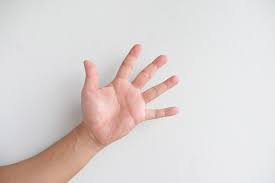
#> input picture fingerlabelling/index.jpeg, 275 x 183 px
$ python finger.py
#> lines starting #> are read from the running program, lines starting #| are printed output that depends on the picture; after the words box and inside, x2 and y2 are one past the last pixel; in counts of white or black regions, pixels touching at a corner belong together
import numpy as np
import matplotlib.pyplot as plt
import cv2
##takes image
img = cv2.imread('index.jpeg')
#> img is the input picture: shape (183, 275, 3); mean B, G, R 211.8, 213.6, 221.2
kernel = cv2.getStructuringElement(cv2.MORPH_ELLIPSE,(3,4))
#conversion to differnet color spaces
img1 = cv2.cvtColor(img, cv2.COLOR_BGR2RGB)
img2 = cv2.cvtColor(img1, cv2.COLOR_RGB2HSV)
#> img2: shape (183, 275, 3); mean H, S, V 74.2, 15.6, 222.9
#HSV range for skin
lower = np.array([0, 20, 40])
upper = np.array([30, 255, 255])

mask = cv2.inRange(img2,lower,upper)
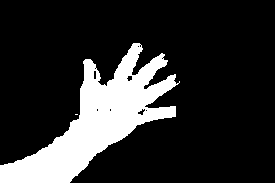
#> mask: shape (183, 275); 18% white; 2 white regions (1 under 20 px), largest, box (x1, y1, x2, y2) and area: (0, 43, 180, 183) 9056
#remove noise
mask1 = cv2.morphologyEx(mask, cv2.MORPH_CLOSE, kernel)
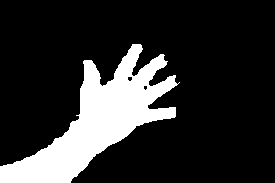
#> mask1: shape (183, 275); 18% white; 1 white region

img3 = cv2.bitwise_and(img1,img1, mask=mask1)
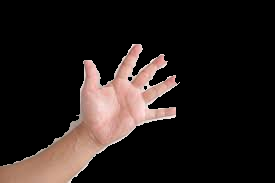
#> img3: shape (183, 275, 3); mean R, G, B 36.9, 29, 26.5
##find convex hull
img_gray = cv2.cvtColor(img3,cv2.COLOR_RGB2GRAY)
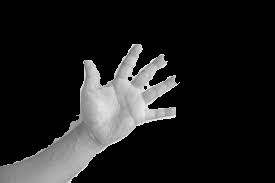
#> img_gray: shape (183, 275); min 0, max 241, mean 31.1
ret,thresh = cv2.threshold(img_gray, 40, 255,0)
contours,hierarchy = cv2.findContours(thresh,2,1)
#> contours = 3 contours, 1 with area under 20; largest, box (x1, y1, x2, y2) and area: (0, 44, 180, 183) 8780, (127, 76, 133, 82) 20
cnt = contours[0]
#> cnt = contour of 650 points, box (x1, y1, x2, y2) (0, 44, 180, 183), area 8780
hull = cv2.convexHull(cnt,returnPoints = False)
#> hull = [642, 577, 576, 501, 430, 429, 317, 247, 231, 82, 81, 0]
defects = cv2.convexityDefects(cnt,hull)
#> defects = [[0, 81, 45, 7772], [82, 231, 143, 8246], [317, 429, 391, 3419], [430, 501, 469, 7448], [501, 576, 540, 7186], [577, 642, 610, 8227]]
for i in range(defects.shape[0]):
    s,e,f,d = defects[i,0]
    start = tuple(cnt[s][0])
    end = tuple(cnt[e-1][0])
    far = tuple(cnt[f][0])
#highlighting relavent points
    cv2.circle(img1,end,5,[0,250,0],2)
    cv2.circle(img1,far,2,[0,250,0],2)
    cv2.line(img1,far,start,[255,255,255],2)
    cv2.line(img1,far,end,[255,255,255],2)
#> this loop made 6 passes
#> (s, e, f, d, start, end, far) on passes 1 to 6: (0, 81, 45, 7772, (132, 44), (85, 60), (105, 85)), (82, 231, 143, 8246, (83, 61), (1, 166), (79, 118)), (317, 429, 391, 3419, (70, 182), (173, 117), (136, 125)), (430, 501, 469, 7448, (175, 116), (178, 83), (147, 105)), (501, 576, 540, 7186, (179, 82), (163, 56), (148, 84)), (577, 642, 610, 8227, (163, 54), (141, 45), (133, 76))
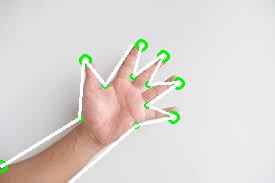
#> img1: shape (183, 275, 3); mean R, G, B 220.5, 216.2, 212
plt.imshow(img1)
plt.show()
